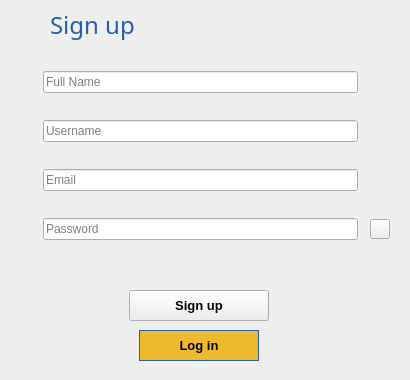
                      <widget class="QWidget" name="signinPage">
                       <widget class="QWidget" name="widget_5" native="true">
                        <property name="geometry">
                         <rect>
                          <x>-1</x>
                          <y>-10</y>
                          <width>401</width>
                          <height>371</height>
                         </rect>
                        </property>
                        <property name="minimumSize">
                         <size>
                          <width>0</width>
                          <height>0</height>
                         </size>
                        </property>
                        <widget class="QLabel" name="loginLabel_2">
                         <property name="geometry">
                          <rect>
                           <x>30</x>
                           <y>10</y>
                           <width>121</width>
                           <height>50</height>
                          </rect>
                         </property>
                         <property name="minimumSize">
                          <size>
                           <width>0</width>
                           <height>0</height>
                          </size>
                         </property>
                         <property name="maximumSize">
                          <size>
                           <width>16777215</width>
                           <height>50</height>
                          </size>
                         </property>
                         <property name="font">
                          <font>
                           <family>Arial Rounded MT Bold</family>
                           <pointsize>18</pointsize>
                           <weight>50</weight>
                           <italic>false</italic>
                           <bold>false</bold>
                           <strikeout>false</strikeout>
                          </font>
                         </property>
                         <property name="styleSheet">
                          <string notr="true">color:#265fa9;
padding-left: 15px;</string>
                         </property>
                         <property name="text">
                          <string>Sign up</string>
                         </property>
                         <property name="margin">
                          <number>0</number>
                         </property>
                        </widget>
                        <widget class="QPushButton" name="goToLoginBtn">
                         <property name="geometry">
                          <rect>
                           <x>140</x>
                           <y>340</y>
                           <width>120</width>
                           <height>31</height>
                          </rect>
                         </property>
                         <property name="maximumSize">
                          <size>
                           <width>120</width>
                           <height>16777215</height>
                          </size>
                         </property>
                         <property name="font">
                          <font>
                           <pointsize>10</pointsize>
                           <weight>75</weight>
                           <bold>true</bold>
                          </font>
                         </property>
                         <property name="cursor">
                          <cursorShape>PointingHandCursor</cursorShape>
                         </property>
                         <property name="styleSheet">
                          <string notr="true">*{
background-color: #EFBA2E;
border: 1px solid #265fa9;
}</string>
                         </property>
                         <property name="text">
                          <string>Log in</string>
                         </property>
                        </widget>
                        <widget class="QPushButton" name="signupBtn">
                         <property name="geometry">
                          <rect>
                           <x>130</x>
                           <y>300</y>
                           <width>140</width>
                           <height>31</height>
                          </rect>
                         </property>
                         <property name="minimumSize">
                          <size>
                           <width>140</width>
                           <height>0</height>
                          </size>
                         </property>
                         <property name="maximumSize">
                          <size>
                           <width>140</width>
                           <height>16777215</height>
                          </size>
                         </property>
                         <property name="font">
                          <font>
                           <pointsize>10</pointsize>
                           <weight>75</weight>
                           <bold>true</bold>
                          </font>
                         </property>
                         <property name="cursor">
                          <cursorShape>PointingHandCursor</cursorShape>
                         </property>
                         <property name="styleSheet">
                          <string notr="true"/>
                         </property>
                         <property name="text">
                          <string>Sign up</string>
                         </property>
                        </widget>
                        <widget class="QWidget" name="gridLayoutWidget_4">
                         <property name="geometry">
                          <rect>
                           <x>20</x>
                           <y>60</y>
                           <width>371</width>
                           <height>211</height>
                          </rect>
                         </property>
                         <layout class="QGridLayout" name="gridLayout_4">
                          <property name="horizontalSpacing">
                           <number>12</number>
                          </property>
                          <item row="3" column="1">
                           <widget class="QLineEdit" name="signPassword">
                            <property name="echoMode">
                             <enum>QLineEdit::Password</enum>
                            </property>
                            <property name="placeholderText">
                             <string>Password</string>
                            </property>
                           </widget>
                          </item>
                          <item row="1" column="0">
                           <widget class="QLabel" name="label_5">
                            <property name="minimumSize">
                             <size>
                              <width>12</width>
                              <height>12</height>
                             </size>
                            </property>
                            <property name="maximumSize">
                             <size>
                              <width>12</width>
                              <height>12</height>
                             </size>
                            </property>
                            <property name="text">
                             <string/>
                            </property>
                            <property name="pixmap">
                             <pixmap resource="../Qss/icons/_icons.qrc">:/font_awesome_solid/icons/font_awesome/solid/circle-user.png</pixmap>
                            </property>
                            <property name="scaledContents">
                             <bool>true</bool>
                            </property>
                           </widget>
                          </item>
                          <item row="3" column="0">
                           <widget class="QLabel" name="label_6">
                            <property name="minimumSize">
                             <size>
                              <width>12</width>
                              <height>12</height>
                             </size>
                            </property>
                            <property name="maximumSize">
                             <size>
                              <width>12</width>
                              <height>12</height>
                             </size>
                            </property>
                            <property name="text">
                             <string/>
                            </property>
                            <property name="pixmap">
                             <pixmap>../../Eurogate/Qss/icons/Icons/font_awesome/solid/lock.png</pixmap>
                            </property>
                            <property name="scaledContents">
                             <bool>true</bool>
                            </property>
                           </widget>
                          </item>
                          <item row="0" column="1">
                           <widget class="QLineEdit" name="fullName">
                            <property name="placeholderText">
                             <string>Full Name</string>
                            </property>
                           </widget>
                          </item>
                          <item row="1" column="1">
                           <widget class="QLineEdit" name="signUsername">
                            <property name="placeholderText">
                             <string>Username</string>
                            </property>
                           </widget>
                          </item>
                          <item row="2" column="1">
                           <widget class="QLineEdit" name="email">
                            <property name="placeholderText">
                             <string>Email</string>
                            </property>
                           </widget>
                          </item>
                          <item row="2" column="0">
                           <widget class="QLabel" name="label_7">
                            <property name="minimumSize">
                             <size>
                              <width>12</width>
                              <height>12</height>
                             </size>
                            </property>
                            <property name="maximumSize">
                             <size>
                              <width>12</width>
                              <height>12</height>
                             </size>
                            </property>
                            <property name="text">
                             <string/>
                            </property>
                            <property name="pixmap">
                             <pixmap>../../Eurogate/Qss/icons/Icons/font_awesome/solid/envelope.png</pixmap>
                            </property>
                            <property name="scaledContents">
                             <bool>true</bool>
                            </property>
                           </widget>
                          </item>
                          <item row="3" column="2">
                           <widget class="QPushButton" name="eyeBtn_5">
                            <property name="minimumSize">
                             <size>
                              <width>20</width>
                              <height>20</height>
                             </size>
                            </property>
                            <property name="maximumSize">
                             <size>
                              <width>20</width>
                              <height>20</height>
                             </size>
                            </property>
                            <property name="text">
                             <string/>
                            </property>
                            <property name="icon">
                             <iconset resource="../Qss/icons/_icons.qrc">
                              <normaloff>:/feather/icons/feather/eye.png</normaloff>:/feather/icons/feather/eye.png</iconset>
                            </property>
                           </widget>
                          </item>
                          <item row="0" column="0">
                           <widget class="QLabel" name="label_11">
                            <property name="minimumSize">
                             <size>
                              <width>12</width>
                              <height>12</height>
                             </size>
                            </property>
                            <property name="maximumSize">
                             <size>
                              <width>12</width>
                              <height>12</height>
                             </size>
                            </property>
                            <property name="text">
                             <string/>
                            </property>
                            <property name="pixmap">
                             <pixmap>../../Eurogate/Qss/icons/Icons/font_awesome/solid/user.png</pixmap>
                            </property>
                            <property name="scaledContents">
                             <bool>true</bool>
                            </property>
                           </widget>
                          </item>
                         </layout>
                        </widget>
                        <widget class="QLabel" name="errorMessage_2">
                         <property name="geometry">
                          <rect>
                           <x>40</x>
                           <y>270</y>
                           <width>311</width>
                           <height>21</height>
                          </rect>
                         </property>
                         <property name="font">
                          <font>
                           <family>Segoe UI Variable Display</family>
                           <pointsize>9</pointsize>
                          </font>
                         </property>
                         <property name="styleSheet">
                          <string notr="true">color: #ff0000;</string>
                         </property>
                         <property name="text">
                          <string/>
                         </property>
                        </widget>
                       </widget>
                      </widget>
